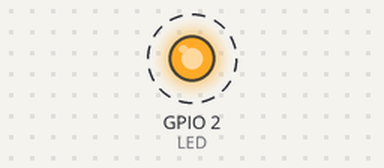
Recording of a program running on a simulated ESP32. Shown: output pins drawn as LEDs (lit = HIGH). Dashed ring = blinking. What the program prints to the serial monitor is not drawn.

Above: at 1.5 s.
Timing chart, 0 to 5.6 s (numbered marks = the images above):
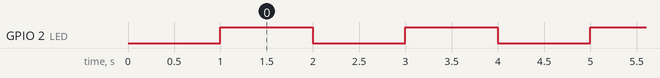

Measured:
- by itself, GPIO 2 (LED): alternates HIGH for 1.0 s and LOW for 1.0 s

The program:

main.cpp
```cpp
#include <Arduino.h>
#define LED 2

void TaskBlinkLED(void *pvParameters)
{
  pinMode(LED,OUTPUT);
  while(1)
  {
    digitalWrite(LED,HIGH);
    vTaskDelay(1000/portTICK_PERIOD_MS);
    digitalWrite(LED,LOW);
    vTaskDelay(1000/portTICK_PERIOD_MS);
  }
}

void TaskPrintMessage(void *pvParameters)
{
  while(1)
  {
    Serial.println("Hello Guru");
  vTaskDelay(1000/portTICK_PERIOD_MS);
  // If you remove this delay, your led may stop blink. This is called task starvation
  }
}

void setup() {
  Serial.begin(115200);
  delay(1000);

  xTaskCreate(
    TaskBlinkLED,
    "Blink Led",
    1000,
    NULL,
    1,
    NULL
  );

  xTaskCreate(
    TaskPrintMessage,
    "Print message",
    1000,
    NULL,
    2,
    NULL
  );
}

void loop() {
}
```
